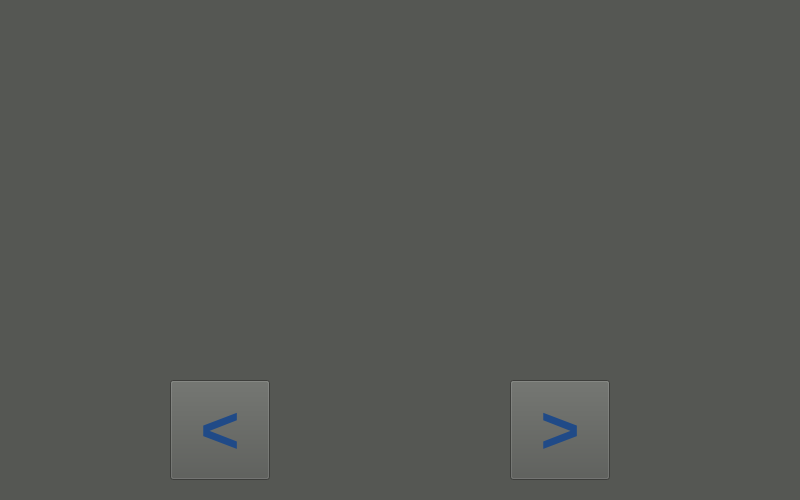
<?xml version="1.0" encoding="UTF-8"?>
<ui version="4.0">
 <class>MainWindow</class>
 <widget class="QMainWindow" name="MainWindow">
  <property name="geometry">
   <rect>
    <x>0</x>
    <y>0</y>
    <width>800</width>
    <height>500</height>
   </rect>
  </property>
  <property name="windowTitle">
   <string>MVMC</string>
  </property>
  <property name="styleSheet">
   <string notr="true">background-color: rgb(85, 87, 83);</string>
  </property>
  <widget class="QWidget" name="centralwidget">
   <widget class="QStackedWidget" name="ShowStackedWidget">
    <property name="geometry">
     <rect>
      <x>0</x>
      <y>0</y>
      <width>800</width>
      <height>360</height>
     </rect>
    </property>
    <property name="styleSheet">
     <string notr="true"/>
    </property>
    <widget class="QWidget" name="page"/>
   </widget>
   <widget class="QPushButton" name="ButtonLeft">
    <property name="geometry">
     <rect>
      <x>170</x>
      <y>380</y>
      <width>100</width>
      <height>100</height>
     </rect>
    </property>
    <property name="font">
     <font>
      <pointsize>50</pointsize>
      <weight>75</weight>
      <bold>true</bold>
     </font>
    </property>
    <property name="styleSheet">
     <string notr="true">background-color: rgb(85, 87, 83);
color: rgb(32, 74, 135);</string>
    </property>
    <property name="text">
     <string>&lt;</string>
    </property>
   </widget>
   <widget class="QPushButton" name="ButtonRigth">
    <property name="geometry">
     <rect>
      <x>510</x>
      <y>380</y>
      <width>100</width>
      <height>100</height>
     </rect>
    </property>
    <property name="font">
     <font>
      <pointsize>50</pointsize>
      <weight>75</weight>
      <bold>true</bold>
     </font>
    </property>
    <property name="styleSheet">
     <string notr="true">color: rgb(32, 74, 135);
background-color: rgb(85, 87, 83);</string>
    </property>
    <property name="text">
     <string>&gt;</string>
    </property>
   </widget>
  </widget>
 </widget>
 <resources/>
 <connections/>
</ui>
